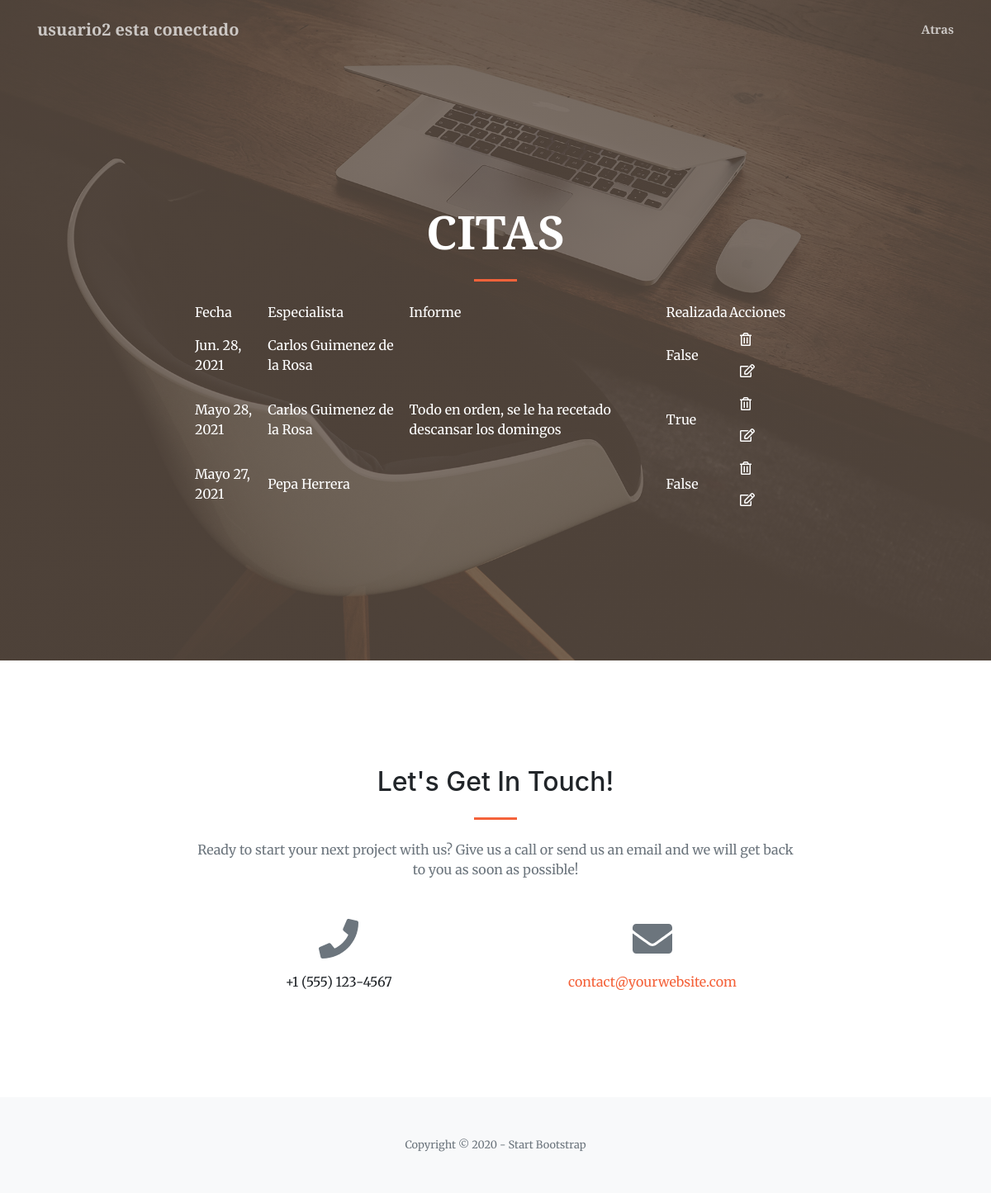
Screenshot of /listCita (signed in) with the database file from the repository.
### nucleo/models.py (models this page shows)
class Cita(models.Model):
    fecha=models.DateField()
    idCliente=models.ForeignKey(Cliente,on_delete=models.CASCADE)
    idEspecialista=models.ForeignKey(Especialista,on_delete=models.CASCADE)
    informe=models.TextField(blank=True)
    realizada=models.BooleanField()

class Especialista(models.Model):
    dni=models.CharField(max_length=10)
    nombre=models.CharField(max_length=50)
    apellidos=models.CharField(max_length=100)
    direccion=models.CharField(max_length=100)
    fechaNacimiento=models.DateField()
    foto=models.CharField(max_length=100)
    biografia=models.CharField(max_length=255)
    idUsuario=models.ForeignKey(User,on_delete=models.CASCADE)

### nucleo/views.py (the view)
# urls.py: path('listCita',views.CitaListView.as_view(),name="listCita"),
class CitaListView(ListView):
    model=Cita
    def get_context_data(self, **kwargs):
        context = super().get_context_data(**kwargs)
        context["fecha"] = fecha
        return context

### nucleo/templates/nucleo/cita_list.html (shortened to what this page needs)
<!DOCTYPE html>
<html lang="en">
    <head>
        <link href="https://cdnjs.cloudflare.com/ajax/libs/magnific-popup.js/1.1.0/magnific-popup.min.css" rel="stylesheet" />
        {% load static %}
        <link href="{% static 'proyectoFinalPSP/../css/styles.css' %}" rel="stylesheet" />
    </head>
    <body id="page-top">
        <nav class="navbar navbar-expand-lg navbar-light fixed-top py-3" id="mainNav">
            <div class="container">
                <a class="navbar-brand js-scroll-trigger">{{ user }} esta conectado</a>
                <div class="collapse navbar-collapse" id="navbarResponsive">
                    <ul class="navbar-nav ml-auto my-2 my-lg-0">
                        <li class="nav-item"><a class="nav-link js-scroll-trigger" href="/logueado">Atras</a></li>
                    </ul>
                </div>
            </div>
        </nav>
        <header class="masthead">
            <div class="container h-100">
                <div class="row h-100 align-items-center justify-content-center text-center">
                    <div class="col-lg-10 align-self-end">
                        <h1 class="text-uppercase text-white font-weight-bold">Citas</h1>
                        <hr class="divider my-4" />
                        </div>
                        <div class="col-lg-8 align-self-baseline">
                        <div align="center">
                        <div class="panel panel-default">
                            <div class="panel-heading">
                            <table bgcolor="">
                            <thead>
							<tr>
                                {% if user.role.role == 'ROLE_CLI' %}
								<td><font color="white">Fecha</font></td>
								<td><font color="white">Especialista</font></td>
								<td><font color="white">Informe</font></td>
                                <td><font color="white">Realizada</font></td>
                                {% endif %}
                                <td><font color="white">Acciones</font></td>
							</tr>
						    <thead>
                            <tbody>
                            {% if cita_list %}
                            {% for c in cita_list %}
                            {% if user.role.role == 'ROLE_CLI' %}
							<tr>
                                {% if c.idCliente.idUsuario.id == user.id %}
                                <td><font color="white">{{ c.fecha }}</font></td>
								<td><font color="white">{{ c.idEspecialista.nombre }} {{ c.idEspecialista.apellidos }}</font></td>
                                <td><font color="white">{{ c.informe }}</font></td>
                                <td><font color="white">{{ c.realizada }}</font></td>
                                <td><a href="deleteCita/{{ c.id }}">
								    <abbr title="Borrar">
									<button type="submit" class="btn btn-default">
										<font color="white"><i class="far fa-trash-alt"></i></font>
									</button>
                                    </abbr></a>
                                    <a href="updateCita/{{ c.id }}">
								    <abbr title="Editar">
									<button type="button" class="btn btn-default">
										<font color="white"><i class="far fa-edit"></i></font>
									</button>
									</abbr></a></td>
                                {% endif %}
							</tr>
                            {% endif %}
                            {% endfor %}
                            </tbody>
                            </table>
                            {% else %}
                            <p>No hay ninguna cita</p>
                            {% endif %}
                        </div>
                      </div>
                    </div>
                </div>
            </div>
        </header>
        <section class="page-section" id="contact">
            <div class="container">
                <div class="row justify-content-center">
                    <div class="col-lg-8 text-center">
                        <h2 class="mt-0">Let's Get In Touch!</h2>
                        <hr class="divider my-4" />
                        <p class="text-muted mb-5">Ready to start your next project with us? Give us a call or send us an email and we will get back to you as soon as possible!</p>
                    </div>
                </div>
                <div class="row">
                    <div class="col-lg-4 ml-auto text-center mb-5 mb-lg-0">
                        <i class="fas fa-phone fa-3x mb-3 text-muted"></i>
                        <div>+1 (555) 123-4567</div>
                    </div>
                    <div class="col-lg-4 mr-auto text-center">
                        <i class="fas fa-envelope fa-3x mb-3 text-muted"></i>
                        <a class="d-block" href="mailto:contact@yourwebsite.com">contact@yourwebsite.com</a>
                    </div>
                </div>
            </div>
        </section>
        <footer class="bg-light py-5">
            <div class="container"><div class="small text-center text-muted">Copyright © 2020 - Start Bootstrap</div></div>
        </footer>
    </body>
</html>

### rows the page displays
Cita: fecha "Jun. 28, 2021", idEspecialista.nombre "Carlos", idEspecialista.apellidos "Guimenez de la Rosa", realizada "False"
Cita: fecha "Mayo 28, 2021", idEspecialista.nombre "Carlos", idEspecialista.apellidos "Guimenez de la Rosa", informe "Todo en orden, se le ha recetado descansar los domingos", realizada "True"
Cita: fecha "Mayo 27, 2021", idEspecialista.nombre "Pepa", idEspecialista.apellidos "Herrera", realizada "False"

### other values shown
{{ user }} "usuario2"
